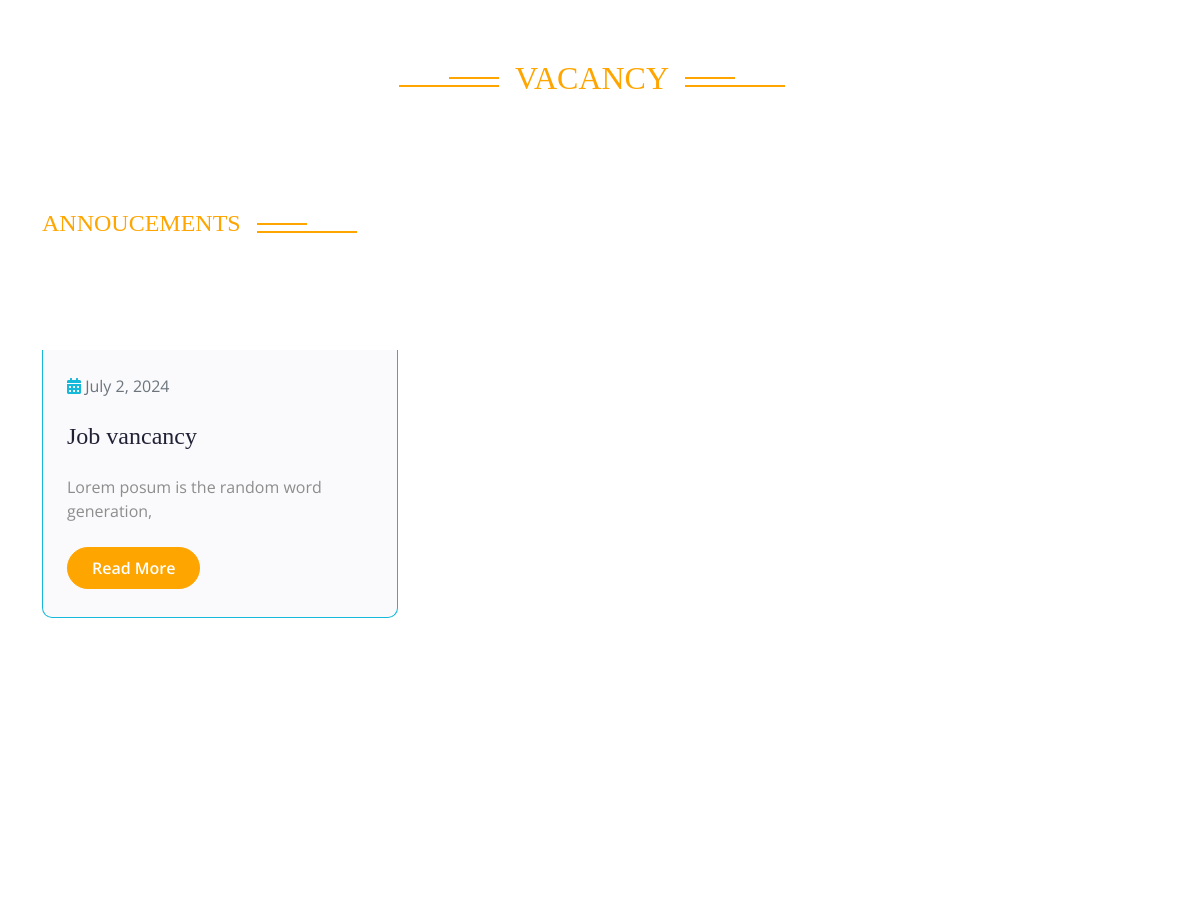
The app's page /announcements (middle part), older data.
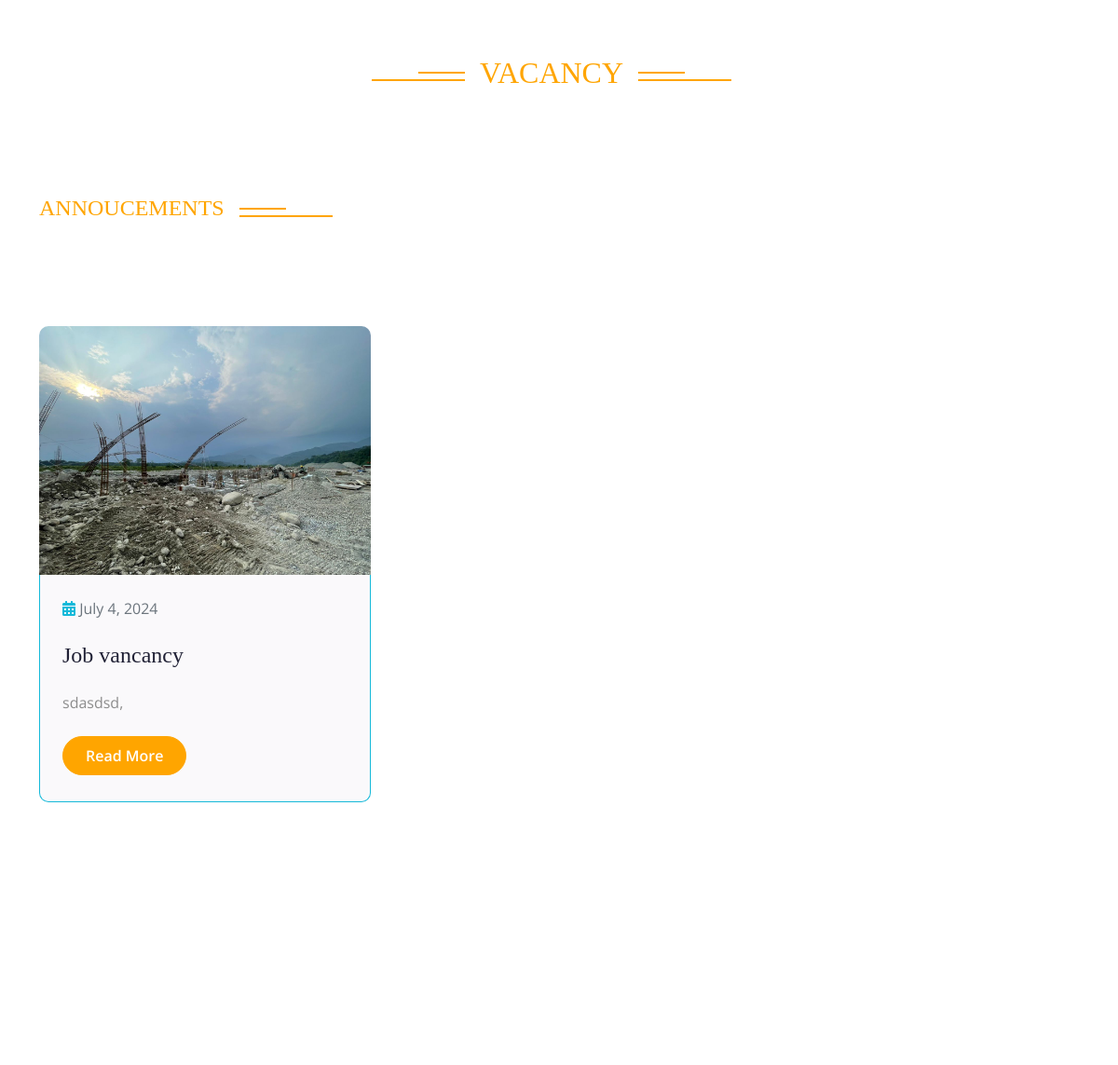
The same page, newer data.
### APP/models.py (models this page shows, shortened)
class Announcement(models.Model):
    announcement = models.CharField(max_length=200)
    image = models.ImageField(upload_to='image/',blank=True, null=True)
    date = models.DateField(auto_now_add=True)
    hiring_process = models.TextField()
    descriptions = models.TextField(blank=True,null=True)

### APP/views.py (the view)
# urls.py: path('announcements',views.announcements,name='announcements'),
def announcements(request):
    career = Career.objects.all()
    announcement = Announcement.objects.all()
    context = {
        'career': career,
        'announcement': announcement,
    }
    return render(request,'announcements.html',context)

### APP/templates/announcements.html (shortened to what this page needs)
{% extends 'base.html' %}
{% load static %}
{% block content %}
<div class="container-fluid about py-5">
    <div class="container py-5">
        <div class="section-title mb-0">
            <div class="sub-style px-3 mb-0">
                <h2 class="sub-title pe-3 mb-0">Vacancy</h2>
            </div>
        </div>
    </div>
</div>
<div class="container my-3">
    <h4 class="sub-title pe-3 mb-0">Annoucements</h4>
</div>
<div class="container-fluid blog py-5">
    <div class="container py-5">
        <div class="row g-4 ">
            {%for announcement in announcement %}
            <div class="col-md-6 col-lg-6 col-xl-4">
                <div class="blog-item rounded">
                    <div class="blog-img">
                        {% if announcement.image %}
                        <img src="{{announcement.image.url}}" class="img-fluid w-100" alt="Image">
                        {%endif%}
                    </div>
                    <div class="blog-centent p-4">
                        <div class="d-flex justify-content-between mb-4">
                            <p class="mb-0 text-muted"><i class="fa fa-calendar-alt text-primary"></i> {{announcement.date}}
                            </p>
                        </div>
                        <a href="#" class="h4">{{announcement.announcement}}</a>
                        <p class="my-4">{{announcement.descriptions}},</p>
                        <a href="{% url 'announcement_detail' announcement.pk %}" class="btn btn-primary rounded-pill text-white py-2 px-4 mb-1">Read More</a>
                    </div>
                </div>
            </div>
            {%endfor%}
        </div>
    </div>
</div>
<br><br><br><br><br><br><br><br><br><br><br><br>
{% endblock %}

Row changes from the older to the newer data that the page shows:
removed Announcement: date "July 2, 2024", announcement "Job vancancy", descriptions "Lorem posum is the random word generation"
added Announcement: image (picture), date "July 4, 2024", announcement "Job vancancy", descriptions "sdasdsd"
